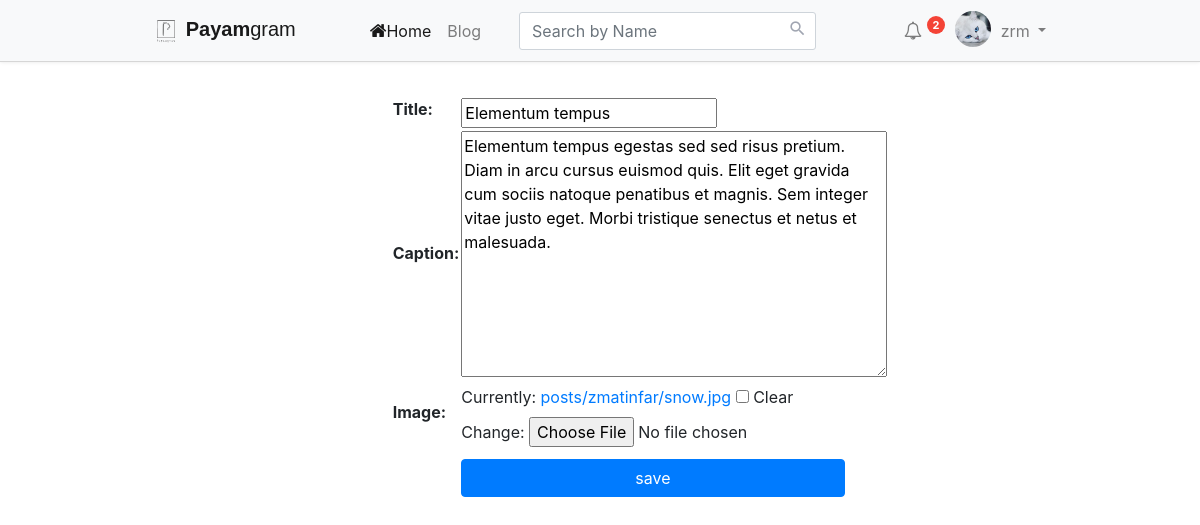
The app's page /post/posts/edit/elementum-tempus (signed in) with its own data.
### apps/user/models/profile.py (models this page shows, shortened)
class User(AbstractBaseUser, PermissionsMixin):
    first_name = models.CharField(max_length=100, blank=True)
    last_name = models.CharField(max_length=100, blank=True)
    email = models.EmailField("email address", unique=True)
    username_validator = UnicodeUsernameValidator()
    username = models.CharField(
        _('username'),
        max_length=150,
        unique=True,
        help_text=_('Required. 150 characters or fewer. Letters, digits and @/./+/-/_ only.'),
        validators=[username_validator],
        error_messages={
            'unique': _("A user with that username already exists."),
        },
    )
    slug = AutoSlugField(populate_from=['username'], unique=True)
    is_active = models.BooleanField(_('active'), default=True)
    is_superuser = models.BooleanField(_('superuser'), default=False)
    is_staff = models.BooleanField(_('staff'), default=False)
    mobile = models.CharField(max_length=13, validators=[mobile_validator, mobile_len_validator], unique=True)
    key = models.CharField(max_length=100, null=True, blank=True, editable=False)
    objects = UserManager()
    USERNAME_FIELD = 'username'
    """
    A string describing the name of the field on the user model that is used as the unique identifier
    """
    REQUIRED_FIELDS = []
    class Meta:
        verbose_name = _('User')
        verbose_name_plural = _('Users')
        app_label = 'user'

class Profile(models.Model):
    GENDERS = [('M', 'Male'), ('F', 'Female')]
    user = models.OneToOneField(settings.AUTH_USER_MODEL, on_delete=models.CASCADE, related_name='target',
                                primary_key=True)
    bio = models.TextField(blank=True)
    gender = models.CharField('gender', choices=GENDERS, max_length=1, blank=True)
    url = models.URLField(blank=True)
    requests = models.ManyToManyField(User, related_name='request', blank=True)
    image = models.ImageField(upload_to=get_upload_path, blank=True, default='profile.svg')

### apps/post/models/post.py (models this page shows, shortened)
class Post(models.Model):
    title = models.CharField(max_length=50)
    caption = models.TextField(blank=True)
    published_date = models.DateTimeField(editable=False, auto_now_add=True)
    slug = AutoSlugField(populate_from=['title'], unique=True, allow_unicode=True)
    user = models.ForeignKey(settings.AUTH_USER_MODEL, on_delete=models.CASCADE)
    likes = models.ManyToManyField(settings.AUTH_USER_MODEL, related_name='likes', default=None, blank=True)
    image = models.ImageField(upload_to=get_upload_path, blank=True, null=True)
    class Meta:
        ordering = ['published_date__year', 'published_date__day', 'published_date__hour', 'published_date__minute',
                    'published_date__second']

### apps/post/views.py (the view, shortened to what this page needs)
# urls.py: path('edit/<slug:slug>', EditPost.as_view(), name='edit_post'),
class EditPost(LoginRequiredMixin, UpdateView):
    model = Post
    template_name = 'post/post_update.html'
    form_class = PostUpdateForm
    def post(self, request, *args, **kwargs):
        """
        for removing unuseful image in media folder ,post function has been overridden.
         old_image: image of post before running of post func
         clear:value of clear check box
         new_image: image of post after editing
        :return: functions of form
        """
        clear = self.request.POST.get('image-clear')
        object = self.get_object()
        old_image = object.image
        if clear == 'on':
            os.remove(object.image.path)
        form = self.get_form()
        if form.is_valid():
            new_image = form.cleaned_data['image']
            if old_image and old_image != new_image and clear != 'on':
                os.remove(old_image.path)
        return super().post(request, *args, **kwargs)

### apps/post/forms.py
class PostUpdateForm(forms.ModelForm):
    class Meta:
        model = Post
        fields = ('title', 'caption', 'image')

### apps/post/templatetags/user_custom_tag.py (called while the page is built)
@register.simple_tag()
def users(letter):
    return User.objects.filter(username__istartswith=letter)

### apps/post/templates/post/post_update.html (shortened to what this page needs)
{% extends 'base_index.html' %}
{% block main %}
    <form method="post" enctype="multipart/form-data"
          class="flex justify-content-center flex-column align-items-center">
        <table>
            <tr class="form-group">{{ form.as_table }}</tr>
            <tr class="form-group">
                <td></td>
                <td><input type="submit" value="save" style="width: 90%;margin-top: 10px;" class="btn btn-primary">
                </td>
            </tr>
        </table>
    </form>
{% endblock %}

### templates/header.html (shortened to what this page needs)
{% load static %}
{% load user_custom_tag %}
<nav class="navbar navbar-expand-xl navbar-light bg-light fixed-top justify-content-center">
    <div id="navbarCollapse" class="collapse navbar-collapse nav-justify-content">
        <a href="{% url 'index' %}" class="navbar-brand"><img src="{% static 'images/logo.svg' %}" alt="" class="logo" style="width: 40px;height: 35px;"><b>Payam</b>gram</a>
        <div class="navbar-nav">
            <a href="{% url 'index' %}" class="nav-item nav-link active"><i class="fa fa-home"></i>Home</a>
            <a href="#" class="nav-item nav-link">Blog</a>
            {% if not user.is_authenticated %}
                <a href="#about" class="nav-item nav-link">About</a>
                <a href="#team" class="nav-item nav-link">Team</a>
            <a href="#contact" class="nav-item nav-link">Contact Us</a>
                <a href="{% url 'signing' %}" class="nav-item nav-link">Sign Up</a>
                <a href="{% url 'login' %}" class="nav-item nav-link">Login</a>
                </div>
            {% else %}
                <form class="navbar-form form-inline">
                    <div class="input-group search-box">
                        <input type="text" id="search" class="form-control" placeholder="Search by Name">
                        <span class="input-group-addon"><i class="material-icons">&#xE8B6;</i></span>
                    </div>
                </form>
                <div class="navbar-nav auth-user">
                    <div class="nav-item dropdown">
                        <a href="#" data-toggle="dropdown" class="nav-link dropdown-toggle user-action">
                            <i class="fa fa-bell-o"></i>
                            <span class="badge">{{ user.target.requests.count }}</span> </a>
                    </div>
                    <div class="nav-item dropdown">
                        <a href="#" data-toggle="dropdown" class="nav-link dropdown-toggle user-action">
                            <img
                                    {% if user.target.image %}
                                        src="{{ user.target.image.url }}"
                                    {% else %}
                                        src="{% static 'images/profile.svg' %}"
                                    {% endif %}
                                        class="avatar" alt="Avatar">
                            {{ user.username }} <b class="caret"></b></a>
                    </div>
                </div>
            {% endif %}
    </div>
</nav>
        {% users input1 as users %}

### static/css/header.css (style rules this page uses)
.flex { display: flex; }
.avatar { width: 80px; height: 80px; border-radius: 40px; margin: 10px; }
.form-inline { display: inline-block; }
.navbar { background: #fff; padding-left: 16px; padding-right: 16px; border-bottom: 1px solid #d6d6d6; box-shadow: 0 0 4px rgba(0,0,0,.1); }
.nav-link img { border-radius: 50%; width: 36px; height: 36px; margin: -8px 0; float: left; margin-right: 10px; }
.navbar .navbar-brand { color: #555; padding-left: 0; padding-right: 50px; font-family: 'Merienda One', sans-serif; }
.search-box { position: relative; }
.search-box input { box-shadow: none; padding-right: 35px; border-radius: 3px !important; }
.search-box .input-group-addon { min-width: 35px; border: none; background: transparent; position: absolute; right: 0; z-index: 9; padding: 7px; height: 100%; }
.search-box i { color: #a0a5b1; font-size: 19px; }
.navbar .nav-item i { font-size: 18px; }
.navbar .badge { color: #fff; background: #f44336; font-size: 11px; border-radius: 20px; position: absolute; min-width: 10px; padding: 4px 6px 0; min-height: 18px; top: 5px; }
.auth-user { margin-left: 5em; }
@media (min-width: 1200px) { .form-inline .input-group { width: 300px; margin-left: 30px; } }
@media (min-width: 1200px) { .nav-justify-content { display: flex; justify-content: center; } }
.logo { width: 40px; height: 35px; }

### static/css/all.css (style rules this page uses)
.flex { display: flex; }
body { background-color: #ebebeb59; }
* { --scrollbarBG: #CFD8DC; --thumbBG: #90A4AE; }
* { scrollbar-width: thin; scrollbar-color: var(--thumbBG) var(--scrollbarBG); }

### records on screen
User: target.requests.count "2", image (picture), username "zrm"
Post: title "Elementum tempus", caption "Elementum tempus egestas sed sed risus pretium. Diam in arcu cursus euismod quis. Elit eget gravida cum sociis natoque penatibus et magnis. Sem integer vitae justo eget. Morbi tristique senectus et netus et malesuada."
